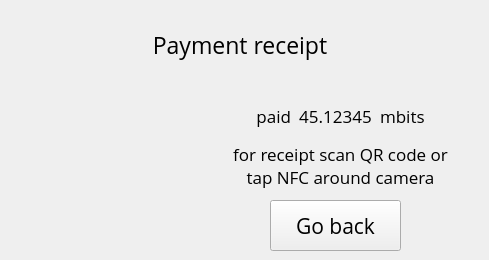
   <widget class="QWidget" name="pay_receipt_scrn">
    <widget class="QLabel" name="preceipt_desc_lbl">
     <property name="geometry">
      <rect>
       <x>0</x>
       <y>0</y>
       <width>480</width>
       <height>90</height>
      </rect>
     </property>
     <property name="font">
      <font>
       <family>Open Sans</family>
       <pointsize>17</pointsize>
      </font>
     </property>
     <property name="text">
      <string>Payment receipt</string>
     </property>
     <property name="alignment">
      <set>Qt::AlignCenter</set>
     </property>
    </widget>
    <widget class="QLabel" name="preceipt_scan_lbl">
     <property name="geometry">
      <rect>
       <x>210</x>
       <y>140</y>
       <width>261</width>
       <height>51</height>
      </rect>
     </property>
     <property name="font">
      <font>
       <family>Open Sans</family>
       <pointsize>13</pointsize>
      </font>
     </property>
     <property name="text">
      <string>for receipt scan QR code or
tap NFC around camera</string>
     </property>
     <property name="alignment">
      <set>Qt::AlignCenter</set>
     </property>
    </widget>
    <widget class="QLabel" name="preceipt_receipt_qr_img">
     <property name="geometry">
      <rect>
       <x>30</x>
       <y>100</y>
       <width>151</width>
       <height>151</height>
      </rect>
     </property>
     <property name="font">
      <font>
       <family>Open Sans</family>
      </font>
     </property>
     <property name="text">
      <string/>
     </property>
     <property name="scaledContents">
      <bool>true</bool>
     </property>
    </widget>
    <widget class="QPushButton" name="preceipt_goback_btn">
     <property name="geometry">
      <rect>
       <x>270</x>
       <y>200</y>
       <width>131</width>
       <height>51</height>
      </rect>
     </property>
     <property name="font">
      <font>
       <family>Open Sans</family>
       <pointsize>16</pointsize>
      </font>
     </property>
     <property name="text">
      <string>Go back</string>
     </property>
    </widget>
    <widget class="QLabel" name="preceipt_icon1_lbl">
     <property name="geometry">
      <rect>
       <x>0</x>
       <y>0</y>
       <width>31</width>
       <height>31</height>
      </rect>
     </property>
     <property name="text">
      <string/>
     </property>
    </widget>
    <widget class="QLabel" name="preceipt_btc1_lbl">
     <property name="geometry">
      <rect>
       <x>210</x>
       <y>100</y>
       <width>81</width>
       <height>31</height>
      </rect>
     </property>
     <property name="font">
      <font>
       <family>Open Sans</family>
       <pointsize>13</pointsize>
      </font>
     </property>
     <property name="text">
      <string>paid</string>
     </property>
     <property name="alignment">
      <set>Qt::AlignRight|Qt::AlignTrailing|Qt::AlignVCenter</set>
     </property>
    </widget>
    <widget class="QLabel" name="preceipt_btc2_lbl">
     <property name="geometry">
      <rect>
       <x>380</x>
       <y>100</y>
       <width>91</width>
       <height>31</height>
      </rect>
     </property>
     <property name="font">
      <font>
       <family>Open Sans</family>
       <pointsize>13</pointsize>
      </font>
     </property>
     <property name="text">
      <string>mbits</string>
     </property>
    </widget>
    <widget class="QLabel" name="preceipt_btc_amount_lbl">
     <property name="geometry">
      <rect>
       <x>290</x>
       <y>100</y>
       <width>91</width>
       <height>31</height>
      </rect>
     </property>
     <property name="font">
      <font>
       <family>Open Sans</family>
       <pointsize>13</pointsize>
      </font>
     </property>
     <property name="text">
      <string>45.12345</string>
     </property>
     <property name="alignment">
      <set>Qt::AlignCenter</set>
     </property>
    </widget>
   </widget>
